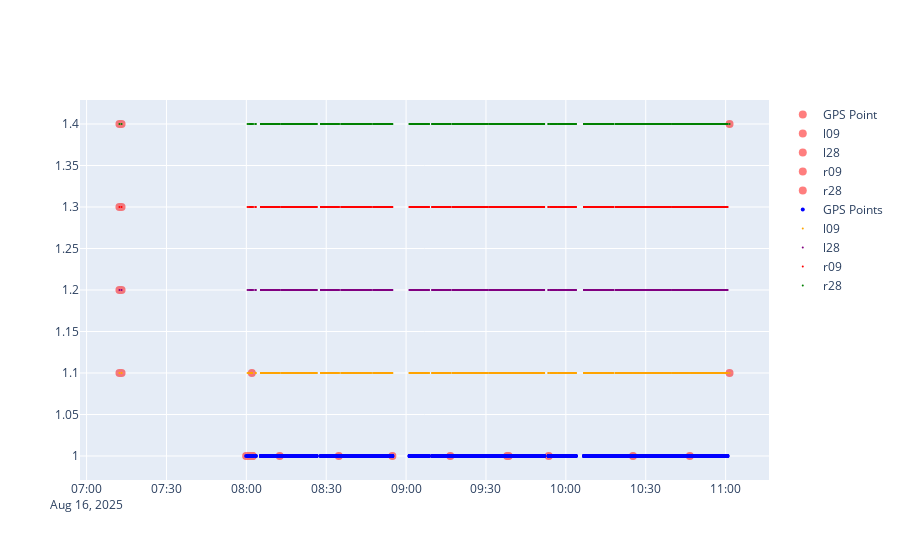

Notebook code cell kept with this figure:
### Code cell
def plot_aligned_data(matched, gps_points, cameras, camera_offsets):
    fig = go.Figure()

    offsets = {"l09": 0.1, "l28": 0.2, "r09": 0.3, "r28": 0.4}

    # Plot unmatched gps:
    matched_gps_times = [p.time.astimezone(NZDT) for p, cam_dict in matched if not cam_dict]
    fig.add_trace(
        go.Scatter(
            x=matched_gps_times,
            y=[1] * len(matched_gps_times),
            mode="markers",
            name="GPS Point",
            marker=dict(size=8, color="red"),
            opacity=0.5,
        )
    )

    # And unmatched camera points:
    for cam in cameras.keys():
        all_ts = set(sorted_camera_timestamps[cam])
        matched_ts = []
        for gps_point, cam_dict in matched:
            if len(cam_dict) == 0 or cam not in cam_dict:
                continue
            matched_ts.append(cam_dict[cam][0])
        unmatched_ts = sorted(all_ts - set(matched_ts))
        ts = [t.astimezone(NZDT) for t in unmatched_ts]
        fig.add_trace(
            go.Scatter(
                x=ts,
                y=[1 + offsets[cam]] * len(ts),
                mode="markers",
                name=cam,
                marker=dict(size=8, color="red"),
                opacity=0.5,
            )
        )

    timestamps = [p.time.astimezone(NZDT) for p in gps_points]
    fig.add_trace(
        go.Scatter(
            x=timestamps,
            y=[1] * len(timestamps),
            mode="markers",
            name="GPS Points",
            marker=dict(size=4, color="blue"),
        )
    )

    # Plot camera points:
    colors = {"r09": "red", "r28": "green", "l09": "orange", "l28": "purple"}
    for idx, (cam, images) in enumerate(cameras.items()):
        offset = timedelta(seconds=camera_offsets[cam])
        timestamps = [img.timestamp + offset for img in images]
        fig.add_trace(
            go.Scatter(
                x=timestamps,
                y=[1 + offsets[cam]] * len(timestamps),
                mode="markers",
                name=cam,
                marker=dict(size=2, color=colors[cam]),
            )
        )

    fig.show()


plot_aligned_data(output, gps_points, cameras, camera_average_offsets)

### Figure 1 — Plotly figure (JSON) as saved in the notebook; plotly's stock layout.template omitted (floating-point values rounded to 4 significant figures; data arrays with more than 128 entries replaced by an {"elided": "..."} marker saying what was removed)
{"data": [{"marker": {"color": "red", "size": 8}, "mode": "markers", "name": "GPS Point", "opacity": 0.5, "type": "scatter", "x": ["2025-08-16T07:59:54.667000+12:00", "2025-08-16T08:00:29.716000+12:00", "2025-08-16T08:01:05.118000+12:00", "2025-08-16T08:02:02.448000+12:00", "2025-08-16T08:02:02.510000+12:00", "2025-08-16T08:02:09.780000+12:00", "2025-08-16T08:02:25.404000+12:00", "2025-08-16T08:12:31.915000+12:00", "2025-08-16T08:34:43.718000+12:00", "2025-08-16T08:54:51.518000+12:00", "2025-08-16T09:16:36.318000+12:00", "2025-08-16T09:37:57.919000+12:00", "2025-08-16T09:38:30.920000+12:00", "2025-08-16T09:53:34.918000+12:00", "2025-08-16T10:25:13.918000+12:00", "2025-08-16T10:46:33.519000+12:00"], "y": [1, 1, 1, 1, 1, 1, 1, 1, 1, 1, 1, 1, 1, 1, 1, 1]}, {"marker": {"color": "red", "size": 8}, "mode": "markers", "name": "l09", "opacity": 0.5, "type": "scatter", "x": ["2025-08-16T07:12:20.941000+12:00", "2025-08-16T07:13:08.540000+12:00", "2025-08-16T08:02:04.600000+12:00", "2025-08-16T11:01:28.802000+12:00"], "y": [1.1, 1.1, 1.1, 1.1]}, {"marker": {"color": "red", "size": 8}, "mode": "markers", "name": "l28", "opacity": 0.5, "type": "scatter", "x": ["2025-08-16T07:12:20.817000+12:00", "2025-08-16T07:13:08.437000+12:00"], "y": [1.2, 1.2]}, {"marker": {"color": "red", "size": 8}, "mode": "markers", "name": "r09", "opacity": 0.5, "type": "scatter", "x": ["2025-08-16T07:12:20.760000+12:00", "2025-08-16T07:13:08.358000+12:00"], "y": [1.3, 1.3]}, {"marker": {"color": "red", "size": 8}, "mode": "markers", "name": "r28", "opacity": 0.5, "type": "scatter", "x": ["2025-08-16T07:12:20.740000+12:00", "2025-08-16T07:13:08.357000+12:00", "2025-08-16T11:01:28.838000+12:00"], "y": [1.4, 1.4, 1.4]}, {"marker": {"color": "blue", "size": 4}, "mode": "markers", "name": "GPS Points", "type": "scatter", "x": {"elided": "3639 str values"}, "y": {"elided": "3639 int values"}}, {"marker": {"color": "orange", "size": 2}, "mode": "markers", "name": "l09", "type": "scatter", "x": {"elided": "3619 str values"}, "y": {"elided": "3619 float values"}}, {"marker": {"color": "purple", "size": 2}, "mode": "markers", "name": "l28", "type": "scatter", "x": {"elided": "3620 str values"}, "y": {"elided": "3620 float values"}}, {"marker": {"color": "red", "size": 2}, "mode": "markers", "name": "r09", "type": "scatter", "x": {"elided": "3620 str values"}, "y": {"elided": "3620 float values"}}, {"marker": {"color": "green", "size": 2}, "mode": "markers", "name": "r28", "type": "scatter", "x": {"elided": "3621 str values"}, "y": {"elided": "3621 float values"}}], "layout": {}}
